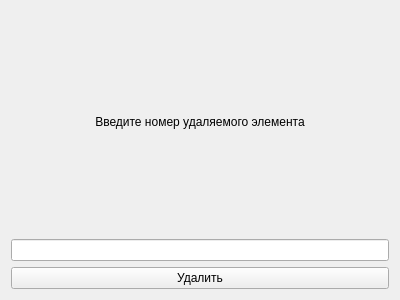
<?xml version="1.0" encoding="UTF-8"?>
<ui version="4.0">
 <class>Form</class>
 <widget class="QWidget" name="Form">
  <property name="geometry">
   <rect>
    <x>0</x>
    <y>0</y>
    <width>400</width>
    <height>300</height>
   </rect>
  </property>
  <property name="windowTitle">
   <string>Form</string>
  </property>
  <layout class="QVBoxLayout" name="verticalLayout">
   <item>
    <widget class="QLabel" name="label">
     <property name="text">
      <string>Введите номер удаляемого элемента</string>
     </property>
     <property name="alignment">
      <set>Qt::AlignCenter</set>
     </property>
    </widget>
   </item>
   <item>
    <widget class="QLineEdit" name="lineEdit"/>
   </item>
   <item>
    <widget class="QPushButton" name="pushButton">
     <property name="text">
      <string>Удалить</string>
     </property>
    </widget>
   </item>
  </layout>
 </widget>
 <resources/>
 <connections/>
</ui>
